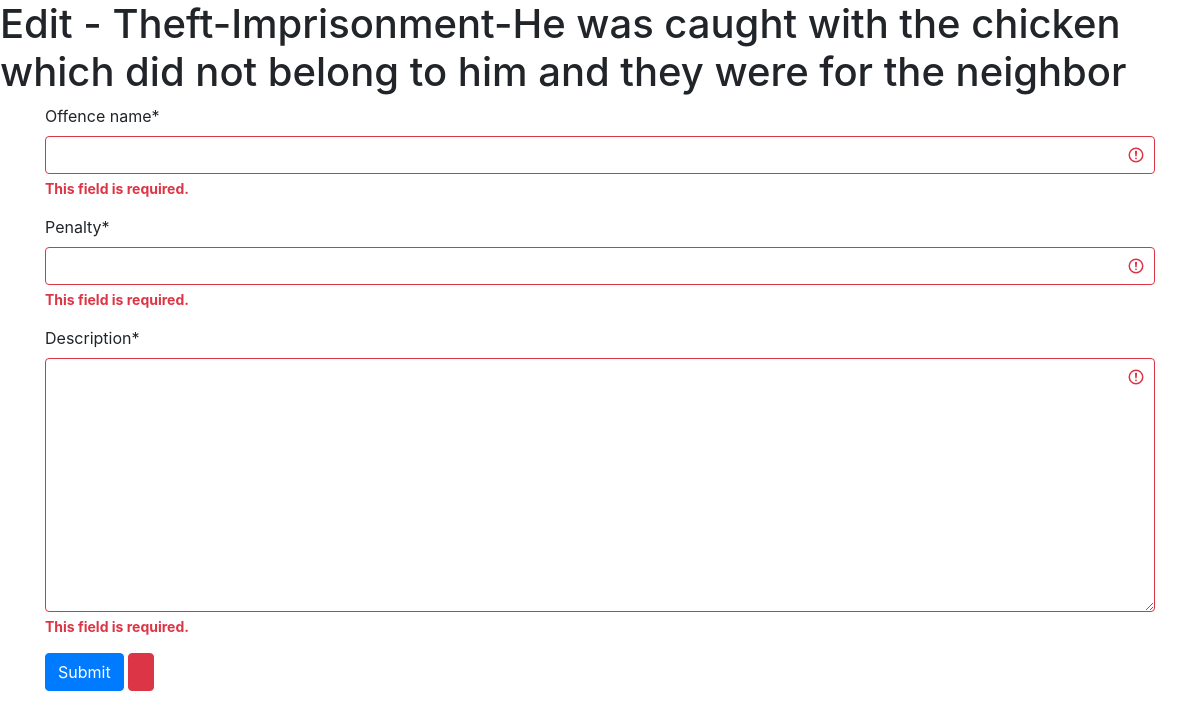
Before: /edit_offence/1/ (signed in) with the older database file.
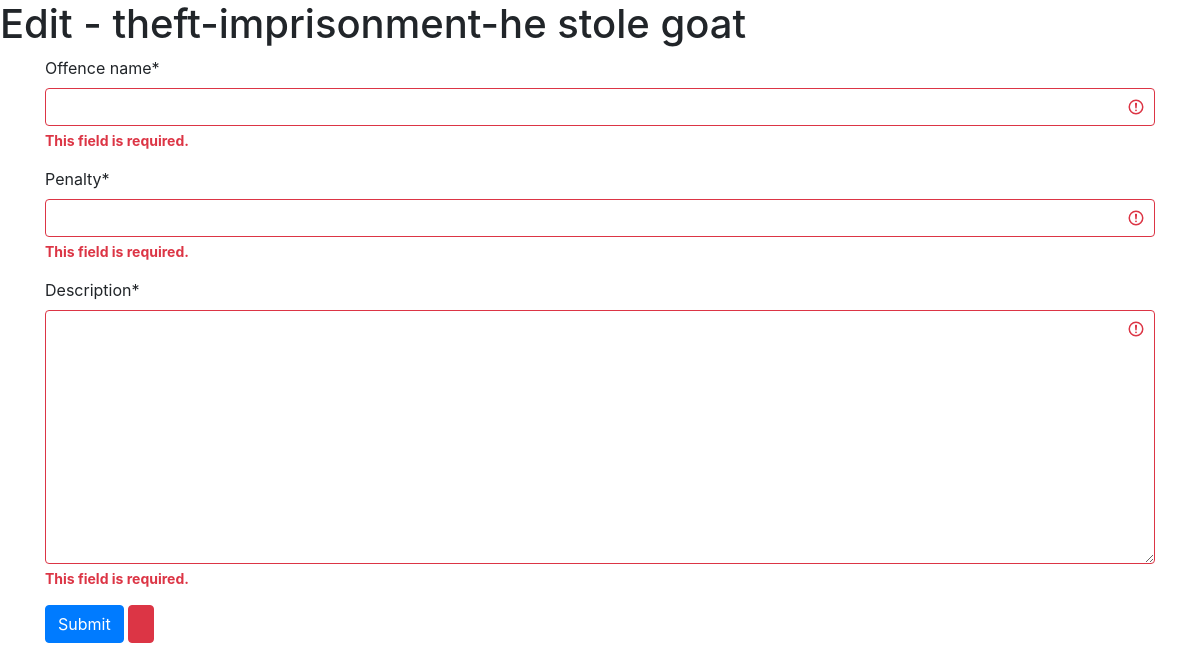
After: the same page with the newer database file.
### my_app/models.py (models this page shows)
class Offence(models.Model):
    offence_name = models.CharField(max_length = 21)
    penalty = models.CharField(max_length = 25)
    description = models.TextField()
    def __str__(self):
        return f"{self.offence_name}-{self.penalty}-{self.description}"

### my_app/views.py (the view)
# urls.py: path('edit_offence/<int:offence_id>/', edit_offence_view, name="edit_offence_page"),
@login_required
def edit_offence_view(request, offence_id):
        message = ''
        offence = Offence.objects.get(id=offence_id)
        if request.method == "POST":
                offence_form =OffenceForm(request.POST, instance =offence)
                if offence_form.is_valid():
                        offence_form.save()
                        message = "changes saved sucessfully!"
                        return redirect(add_Offence_view)
                else:
                        message = "form has invalid data"
        else:
                        offence_form =OffenceForm(request.POST, instance=offence)
        context ={
                'form': offence_form,
                'offence': offence,
                'message': message
        }
        return render(request, 'edit_offence.html', context)

### my_app/forms.py
class OffenceForm(ModelForm):
    class Meta:
        model = Offence
        fields = '__all__'

### my_app/templates/edit_offence.html (shortened to what this page needs)
<!DOCTYPE html>
<html>
    {%load crispy_forms_tags%}
    {%load static%}
<head>
    <link rel="stylesheet" href="{% static 'css/bootstrap.min.css' %}">
</head>
<body>
    <h1>Edit - {{ offence}}</h1>
    <div class="container">
        <form method="POST">
            {{ form|crispy }}
            <input type="submit" class="btn btn-primary">
            <input type="button" class="btn btn-danger">
        </form>
    </div>
</body>
</html>

Changed rows visible on the page:
changed Offence: offence_name+penalty+description "Theft-Imprisonment-He was caught with the chicken which did not belong to him and they were for the neighbor" → "theft-imprisonment-he stole goat"
